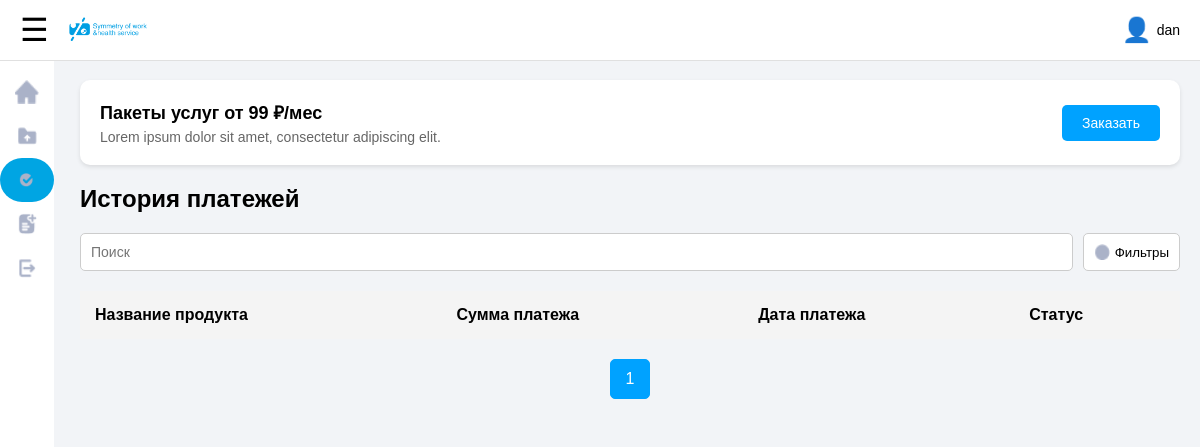
The page /profille/oplata/ (signed in) on the database as committed earlier.
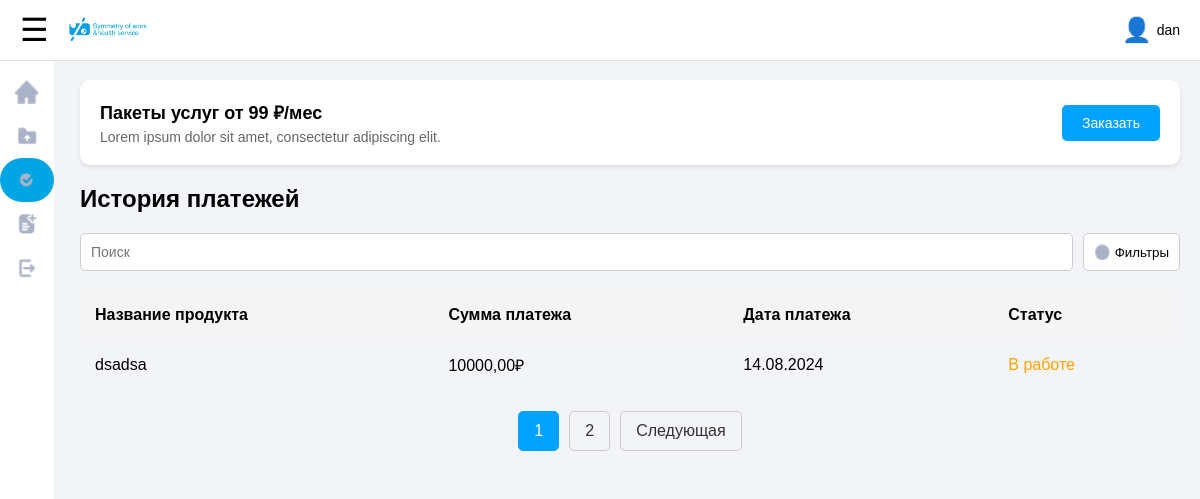
The same page on the database as committed later.
### profille/models.py (models this page shows, shortened)
class Payment(models.Model):
    STATUS_CHOICES = [
        ('completed', 'Выполнен'),
        ('in_progress', 'В работе'),
        ('cancelled', 'Отменен'),
    ]
    user = models.ForeignKey(User, on_delete=models.CASCADE, verbose_name='Пользователь')
    purchase = models.ForeignKey('Purchase', on_delete=models.CASCADE, verbose_name='Покупка', null=True, blank=True)
    amount = models.DecimalField(max_digits=10, decimal_places=2, verbose_name='Сумма')
    payment_date = models.DateField(verbose_name='Дата платежа')
    status = models.CharField(
        max_length=20,
        choices=STATUS_CHOICES,
        default='in_progress',  # По умолчанию статус "В работе"
        verbose_name='Статус'
    )
    created_at = models.DateTimeField(auto_now_add=True, verbose_name='Создано')
    updated_at = models.DateTimeField(auto_now=True, verbose_name='Обновлено')
    class Meta:
        verbose_name = 'Платеж'
        verbose_name_plural = 'Платежи'

class Purchase(models.Model):
    STATUS_CHOICES = [
        ('completed', 'Выполнен'),
        ('in_progress', 'В работе'),
        ('cancelled', 'Отменен'),
    ]
    user = models.ForeignKey(User, on_delete=models.CASCADE, verbose_name='Пользователь')
    product = models.ForeignKey('Product', on_delete=models.CASCADE, verbose_name='Продукт')
    purchase_date = models.DateField(verbose_name='Дата покупки')
    amount = models.DecimalField(max_digits=10, decimal_places=2, verbose_name='Сумма')
    status = models.CharField(
        max_length=20,
        choices=STATUS_CHOICES,
        default='in_progress',  # По умолчанию статус "В работе"
        verbose_name='Статус'
    )
    created_at = models.DateTimeField(auto_now_add=True, verbose_name='Создано')
    updated_at = models.DateTimeField(auto_now=True, verbose_name='Обновлено')
    class Meta:
        verbose_name = 'Покупка'
        verbose_name_plural = 'Покупки'

class Product(models.Model):
    name = models.CharField(max_length=255, verbose_name='Название')
    description = models.TextField(verbose_name='Описание')
    price = models.DecimalField(max_digits=10, decimal_places=2, verbose_name='Цена')
    photo = models.ImageField(upload_to='product_photos/', verbose_name='Фотография', null=True, blank=True)
    created_at = models.DateTimeField(auto_now_add=True, verbose_name='Создано')
    updated_at = models.DateTimeField(auto_now=True, verbose_name='Обновлено')
    class Meta:
        verbose_name = 'Продукт'
        verbose_name_plural = 'Продукты'

### profille/views.py (the view)
# urls.py: path('oplata/', views.oplata, name='oplata'),
@login_required
def oplata(request):
    payments_list = Payment.objects.filter(user=request.user).select_related('purchase__product')
    paginator = Paginator(payments_list, 1)  # Показывать по 10 платежей на странице
    page = request.GET.get('page')
    try:
        payments = paginator.page(page)
    except PageNotAnInteger:
        payments = paginator.page(1)
    except EmptyPage:
        payments = paginator.page(paginator.num_pages)
    return render(request, 'oplata.html', {'payments': payments})

### profille/templates/oplata.html (shortened to what this page needs)
{% extends "home.html" %}
{% load static %}
{% block content %}
<div class="service-banner-1">
        <div class="service-text-1">
            <h3>Пакеты услуг от 99 ₽/мес</h3>
            <p>Lorem ipsum dolor sit amet, consectetur adipiscing elit.</p>
        </div>
        <button class="order-button-1">Заказать</button>
    </div>
<h2>История платежей</h2>
<div class="search-filter-1">
    <input type="text" placeholder="Поиск" class="search-bar-1">
    <button class="filter-button-1">
        <img src="{% static 'icon/Ellipse.png' %}" alt="Filter">
        <span>Фильтры</span>
    </button>
</div>
<div class="table-container-4">
    <table class="table-4">
        <thead>
        <tr>
            <th>Название продукта</th>
            <th>Сумма платежа</th>
            <th>Дата платежа</th>
            <th>Статус</th>
        </tr>
        </thead>
        <tbody>
        {% for payment in payments %}
        <tr>
            <td>{{ payment.purchase.product.name }}</td>
            <td>{{ payment.amount }}₽</td>
            <td>{{ payment.payment_date|date:"d.m.Y" }}</td>
            <td class="{% if payment.status == 'completed' %}status-completed-4{% elif payment.status == 'in_progress' %}status-in-progress-4{% else %}status-cancelled-4{% endif %}">
                {{ payment.get_status_display }}
            </td>
        </tr>
        {% endfor %}
        </tbody>
    </table>
</div>
<div class="pagination-4">
    {% for num in payments.paginator.page_range %}
    {% if payments.number == num %}
    <a href="?page={{ num }}" class="page-4 active-4">{{ num }}</a>
    {% else %}
    <a href="?page={{ num }}" class="page-4">{{ num }}</a>
    {% endif %}
    {% endfor %}
    {% if payments.has_next %}
    <a href="?page={{ payments.next_page_number }}" class="page-4">Следующая</a>
    {% endif %}
</div>
{% endblock %}

Rows that differ between the two databases and show on the page:
added Payment: purchase.product.name "dsadsa", amount "10000,00", payment_date "14.08.2024", status "В работе"
Other text that changed with them:
new list line: "2"
text now shown: "Следующая"
